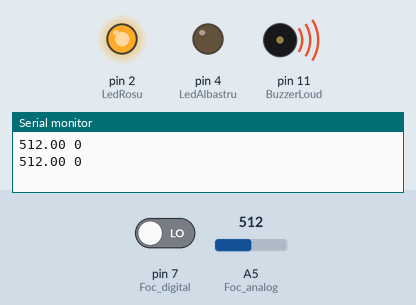
This sketch was run on a simulated Arduino Uno, built with avr-gcc and run on an emulated ATmega328P. Parts: output pins drawn as LEDs (lit = HIGH), buzzer (waves = sounding, pin HIGH), the last lines printed to the serial monitor. The inputs (shaded band) are chosen by the test bench; at power-on: A5 (Foc_analog) = 512, pin 7 (Foc_digital) LOW.

Above: at 5.95 s.
6.0 s: A5 (Foc_analog) set to 988
At 9.15 s:
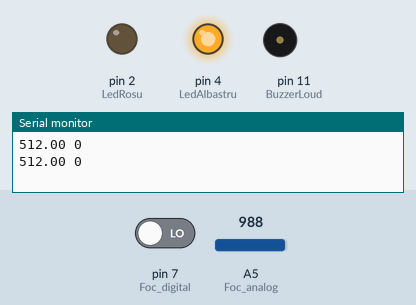
12.1 s: A5 (Foc_analog) set to 1015
At 15.1 s:
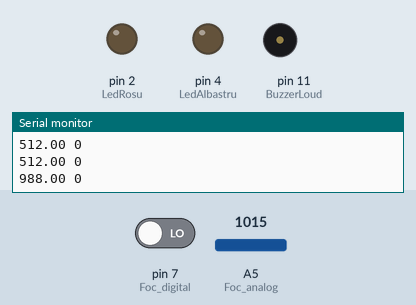
18.2 s: A5 (Foc_analog) set to 990
At 19.15 s:
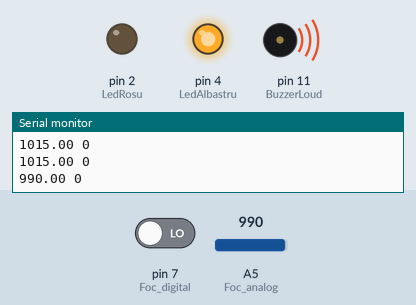
Timing chart, 0 to 31.4 s (numbered marks = the images above; inputs shaded):
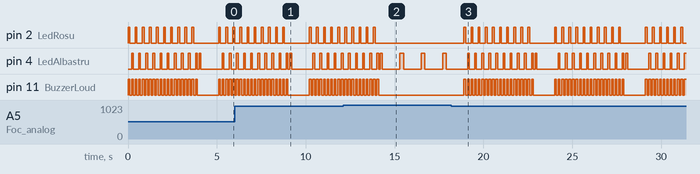

Measured:
- the behaviour switches between 999 and 1000 on A5 (Foc_analog) (found by bisection; images 1 and 2)
- after the input at 12.1 s, pin 2 (LedRosu): goes on until 13.9 s, then stays LOW; pin 11 (BuzzerLoud): goes on until 14.1 s, then stays LOW
- after the input at 18.2 s, pin 2 (LedRosu): LOW → HIGH after 0.71 s, then repeats every 5.1 s: 9 × (LOW 0.30 s, HIGH 0.10 s), LOW 1.4 s, HIGH 0.10 s; pin 11 (BuzzerLoud): LOW → HIGH after 0.71 s, then moves between LOW and HIGH, repeating every 5.1 s
- by itself, pin 4 (LedAlbastru): moves between LOW and HIGH, repeating every 5.1 s

The sketch:

PROIECT_DEEA.ino
```cpp
// Here are defined the connection pins and variables.
int Foc_analog = A5;
int Foc_digital = 7;
int LedRosu = 2;
int LedAlbastru = 4;
int BuzzerLoud = 11;

void setup() {
  // put your setup code here, to run once:
    Serial.begin(9600); //aici
    pinMode(Foc_analog, INPUT);
    pinMode(Foc_digital, INPUT);
    pinMode(LedAlbastru, OUTPUT);
    pinMode(LedRosu, OUTPUT);
    pinMode(BuzzerLoud, OUTPUT);
}

void loop() {
    float intensitate = analogRead(Foc_analog);
    bool light_presence = digitalRead(Foc_digital);

Serial.print(intensitate);
Serial.print(" ");
Serial.println(light_presence);

//analog

    if(intensitate < 1000)
    {
        for(int i = 0 ; i < 10; ++i) //in acest for aprind cele 2 led-uri, cel rosu si cel albastru concomitent atunci cand
                                    //  intensitatea lumioasa scade sub pragul de 1000 nm, moment cand buzzer-ul incepe sa emita un sunet de atentionare
        {
            digitalWrite(LedRosu, HIGH);

            digitalWrite(BuzzerLoud, HIGH);
            delay(100);
            digitalWrite(LedRosu, LOW);

            digitalWrite(BuzzerLoud, LOW);
            delay(100);
            digitalWrite(LedAlbastru, HIGH);

            digitalWrite(BuzzerLoud, HIGH);
            delay(100);
            digitalWrite(LedAlbastru, LOW);

            digitalWrite(BuzzerLoud, LOW);
            delay(100);

        }
    }
    else
    { //in acest else arat ca senzorul functioneaza prin aprinderea si stingerea led-ului albastru atunci cand intensitatea luminoasa este deasupra pragului
      digitalWrite(LedAlbastru, HIGH);
      delay(100);
      digitalWrite(LedAlbastru, LOW);
    }

 //digital se intamplasi in if si in else acelasi lucru doar ca pentru pinul digital

     if(light_presence)
    {
        for(int i = 0 ; i < 10; ++i)
        {
            digitalWrite(LedRosu, HIGH);

            digitalWrite(BuzzerLoud, HIGH);
            delay(100);
            digitalWrite(LedRosu, LOW);

            digitalWrite(BuzzerLoud, LOW);
            delay(100);
            digitalWrite(LedAlbastru, HIGH);

            digitalWrite(BuzzerLoud, HIGH);
            delay(100);
            digitalWrite(LedAlbastru, LOW);

            digitalWrite(BuzzerLoud, LOW);
            delay(100);

        }
    }
    else
    {
      digitalWrite(LedAlbastru, HIGH);
      delay(100);
      digitalWrite(LedAlbastru, LOW);
    }
   delay(1000);

}
```
